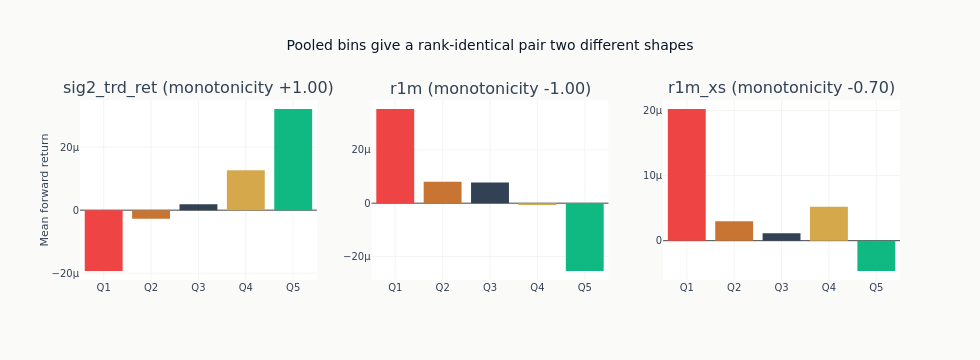

Notebook code cell kept with this figure:
### Code cell
QUANTILE_SHADES = [
    COLORS["negative"],
    COLORS["copper"],
    COLORS["neutral"],
    COLORS["amber"],
    COLORS["positive"],
]
if quantile_spreads:
    n_show = min(6, len(quantile_spreads))
    feats_to_show = list(quantile_spreads.keys())[:n_show]
    ncols = min(3, n_show)
    nrows = (n_show + ncols - 1) // ncols
    fig = make_subplots(
        rows=nrows,
        cols=ncols,
        subplot_titles=[
            f"{feat} (monotonicity {monotonicity_scores[feat]:+.2f})" for feat in feats_to_show
        ],
        vertical_spacing=0.22,
    )
    for idx, feat in enumerate(feats_to_show):
        r, c = divmod(idx, ncols)
        q_means = quantile_spreads[feat]["q_means"]
        _ = fig.add_trace(
            go.Bar(
                x=[f"Q{i + 1}" for i in range(len(q_means))],
                y=q_means,
                marker_color=QUANTILE_SHADES[: len(q_means)],
                showlegend=False,
            ),
            row=r + 1,
            col=c + 1,
        )
    fig.update_layout(
        title="Pooled bins give a rank-identical pair two different shapes",
        height=270 * nrows + 90,
        width=980,
    )
    fig.update_yaxes(title_text="Mean forward return", col=1)
    fig.show()

### Figure 1 — Plotly figure (JSON) as saved in the notebook; plotly's stock layout.template omitted (floating-point values rounded to 4 significant figures)
{"data": [{"marker": {"color": ["#ef4444", "#C87533", "#334155", "#D4A84B", "#10b981"]}, "showlegend": false, "type": "bar", "x": ["Q1", "Q2", "Q3", "Q4", "Q5"], "xaxis": "x", "y": [-1.93e-05, -2.69e-06, 1.909e-06, 1.264e-05, 3.209e-05], "yaxis": "y"}, {"marker": {"color": ["#ef4444", "#C87533", "#334155", "#D4A84B", "#10b981"]}, "showlegend": false, "type": "bar", "x": ["Q1", "Q2", "Q3", "Q4", "Q5"], "xaxis": "x2", "y": [3.533e-05, 7.997e-06, 7.74e-06, -7.132e-07, -2.544e-05], "yaxis": "y2"}, {"marker": {"color": ["#ef4444", "#C87533", "#334155", "#D4A84B", "#10b981"]}, "showlegend": false, "type": "bar", "x": ["Q1", "Q2", "Q3", "Q4", "Q5"], "xaxis": "x3", "y": [2.023e-05, 2.987e-06, 1.127e-06, 5.227e-06, -4.659e-06], "yaxis": "y3"}], "layout": {"annotations": [{"font": {"size": 16}, "showarrow": false, "text": "sig2_trd_ret (monotonicity +1.00)", "x": 0.1444, "xanchor": "center", "xref": "paper", "y": 1.0, "yanchor": "bottom", "yref": "paper"}, {"font": {"size": 16}, "showarrow": false, "text": "r1m (monotonicity -1.00)", "x": 0.5, "xanchor": "center", "xref": "paper", "y": 1.0, "yanchor": "bottom", "yref": "paper"}, {"font": {"size": 16}, "showarrow": false, "text": "r1m_xs (monotonicity -0.70)", "x": 0.8556, "xanchor": "center", "xref": "paper", "y": 1.0, "yanchor": "bottom", "yref": "paper"}], "height": 360, "title": {"text": "Pooled bins give a rank-identical pair two different shapes"}, "width": 980, "xaxis": {"anchor": "y", "domain": [0.0, 0.2889]}, "xaxis2": {"anchor": "y2", "domain": [0.3556, 0.6444]}, "xaxis3": {"anchor": "y3", "domain": [0.7111, 1.0]}, "yaxis": {"anchor": "x", "domain": [0.0, 1.0], "title": {"text": "Mean forward return"}}, "yaxis2": {"anchor": "x2", "domain": [0.0, 1.0]}, "yaxis3": {"anchor": "x3", "domain": [0.0, 1.0]}}}
